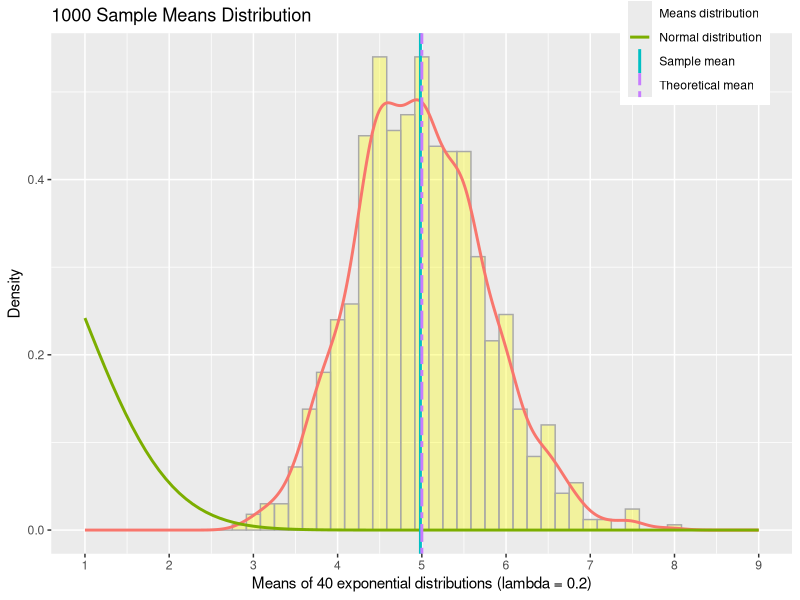
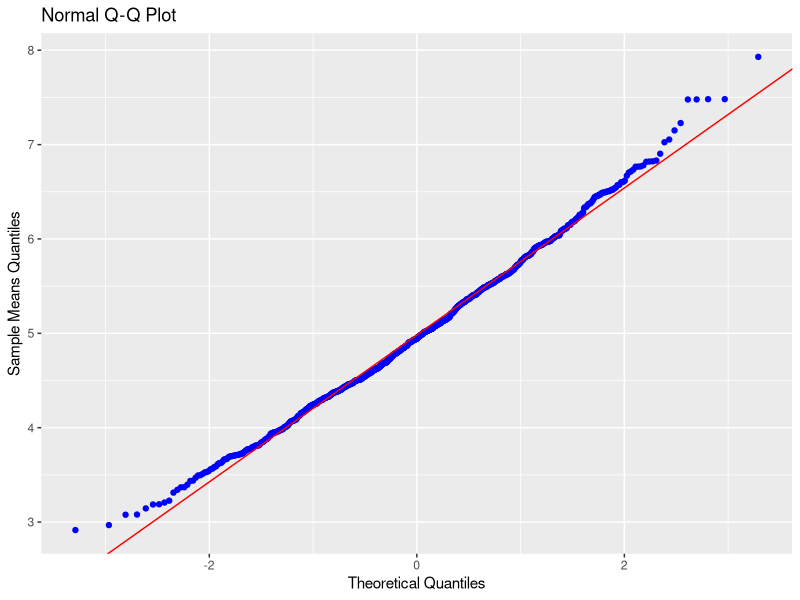

Source code (R) for these figures, in order:
## This R script generates the answers as outlined in the Course Project - Part 1 for Statistical Inference

## Load packages
library(ggplot2)

## Set the seed value so the results are reproducible
set.seed(7)

## Exponential distribution sample parameters
num_sims <- 1000
lambda <- 0.2
sample_size <- 40

## Calculate the theoretical mean, standard deviation, and variance
## Theoretical mean = 1 / lambda
theoretical_mean = 1 / lambda

## Theoretical standard deviation = theoretical mean / sqrt(sample_size)
theoretical_sd = theoretical_mean / sqrt(sample_size)

## Theoretical variance = theoretical standard deviation ^ 2
theoretical_variance = theoretical_sd ^ 2

## Create a matrix of the theoretical values which will be added to a table for printout
theoretical_values <- matrix(c(theoretical_mean, round(theoretical_sd, 3), round(theoretical_variance, 3)))

## Creates a matrix (1000 rows, 40 columns)
## Each row represents an exponential distribution with a sample size of 40 and lambda of 0.2
## The exponential distribution is simulated 1000 times, 1 in each row
exponentials <- matrix(rexp(num_sims * sample_size, rate = lambda), num_sims, sample_size)

## The mean of each exponential/row is calculated and stored in sample_means (1000 rows by 1 column)
sample_means <- rowMeans(exponentials)

## Calculate the sample mean, standard deviation, and variance
sample_rowMean <- mean(sample_means)
sample_rowSD <- sd(sample_means)
sample_rowVariance <- var(sample_means)

## Create a matrix of the sample values which will be added to a table for printout
sample_values <- matrix(c(round(sample_rowMean, 3), round(sample_rowSD, 3), round(sample_rowVariance, 3)))

## Create a matrix of the row names which will be added to a table for printout
variable_names <- matrix(c("Mean", "Standard Deviation", "Variance"))

## Create a summary table (data frame) to print out theoretical vs sample data
summary_table <- data.frame(cbind(variable_names, theoretical_values, sample_values))
colnames(summary_table) <- c("Variable", "Theoretical", "Sample")
print(summary_table)

## Create a histogram of the means of the sample distributions
## Adds lines for the distribution of sample means, the normal distribution, the sample mean, and theoretical mean
## Customizes colours, axes labels, x-axis scale, and adds a legend
means.df <- data.frame(Means = sample_means)

## Open the png device
png(file = "./plot1.png", width = 800, height = 600)

g1 <- ggplot(means.df, aes(x = Means)) +
    geom_histogram(aes(y = ..density..), fill = "yellow", binwidth = 1/6, color = "darkgrey", alpha = 1/3) +
    geom_density(aes(color = "Means distribution"), size = 1, show_guide = FALSE) +
    stat_function(fun = dnorm, arg = list(mean = theoretical_mean, sd = theoretical_sd), aes(color = "Normal distribution"), size = 1) +
    geom_vline(aes(xintercept = sample_rowMean, colour = "Sample mean"), size = 1) +
    geom_vline(aes(xintercept = theoretical_mean, colour = "Theoretical mean"), size = 1, linetype = "twodash") +
    theme(legend.justification = c(1.15,-1.4), legend.position = c(1,0.5)) + 
    labs(title = "1000 Sample Means Distribution", x = "Means of 40 exponential distributions (lambda = 0.2)", y = "Density") +
    scale_x_continuous(limits = c(1, 9), breaks = 1:9) +
    scale_color_discrete(name = "Annotations")

print(g1)

## Close device
dev.off()

## Create Q-Q Plot, which plots sample means quantiles vs theoretical/normal quantiles
## Adds (red) line where sample and theoretical quantiles are equal
## Open the png device
png(file = "./plot2.png", width = 800, height = 600)

g2 <- ggplot(means.df, aes(sample = Means)) + stat_qq(color = "blue", alpha = 1) +
    geom_abline(intercept = mean(means.df$Means), slope = sd(means.df$Means), color = "red") +
    labs(title = "Normal Q-Q Plot", x = "Theoretical Quantiles", y = "Sample Means Quantiles")
    
print(g2)

## Close device
dev.off()

## End of file